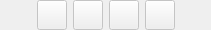
<?xml version="1.0" encoding="UTF-8"?>
<ui version="4.0">
 <class>GameModuleA</class>
 <widget class="QFrame" name="GameModuleA">
  <property name="geometry">
   <rect>
    <x>0</x>
    <y>0</y>
    <width>211</width>
    <height>30</height>
   </rect>
  </property>
  <property name="windowTitle">
   <string>Frame</string>
  </property>
  <layout class="QHBoxLayout" name="horizontalLayout">
   <property name="leftMargin">
    <number>0</number>
   </property>
   <property name="topMargin">
    <number>0</number>
   </property>
   <property name="rightMargin">
    <number>0</number>
   </property>
   <property name="bottomMargin">
    <number>0</number>
   </property>
   <item>
    <spacer name="horizontalSpacer">
     <property name="orientation">
      <enum>Qt::Horizontal</enum>
     </property>
     <property name="sizeHint" stdset="0">
      <size>
       <width>27</width>
       <height>20</height>
      </size>
     </property>
    </spacer>
   </item>
   <item>
    <widget class="QPushButton" name="pushButton">
     <property name="enabled">
      <bool>false</bool>
     </property>
     <property name="sizePolicy">
      <sizepolicy hsizetype="Minimum" vsizetype="Minimum">
       <horstretch>0</horstretch>
       <verstretch>0</verstretch>
      </sizepolicy>
     </property>
     <property name="minimumSize">
      <size>
       <width>30</width>
       <height>30</height>
      </size>
     </property>
     <property name="maximumSize">
      <size>
       <width>30</width>
       <height>30</height>
      </size>
     </property>
     <property name="text">
      <string/>
     </property>
     <property name="flat">
      <bool>false</bool>
     </property>
    </widget>
   </item>
   <item>
    <widget class="QPushButton" name="pushButton_2">
     <property name="enabled">
      <bool>false</bool>
     </property>
     <property name="minimumSize">
      <size>
       <width>30</width>
       <height>30</height>
      </size>
     </property>
     <property name="maximumSize">
      <size>
       <width>30</width>
       <height>30</height>
      </size>
     </property>
     <property name="text">
      <string/>
     </property>
     <property name="flat">
      <bool>false</bool>
     </property>
    </widget>
   </item>
   <item>
    <widget class="QPushButton" name="pushButton_3">
     <property name="enabled">
      <bool>false</bool>
     </property>
     <property name="sizePolicy">
      <sizepolicy hsizetype="Minimum" vsizetype="Minimum">
       <horstretch>0</horstretch>
       <verstretch>0</verstretch>
      </sizepolicy>
     </property>
     <property name="minimumSize">
      <size>
       <width>30</width>
       <height>30</height>
      </size>
     </property>
     <property name="maximumSize">
      <size>
       <width>30</width>
       <height>30</height>
      </size>
     </property>
     <property name="text">
      <string/>
     </property>
     <property name="flat">
      <bool>false</bool>
     </property>
    </widget>
   </item>
   <item>
    <widget class="QPushButton" name="pushButton_4">
     <property name="enabled">
      <bool>false</bool>
     </property>
     <property name="sizePolicy">
      <sizepolicy hsizetype="Minimum" vsizetype="Minimum">
       <horstretch>0</horstretch>
       <verstretch>0</verstretch>
      </sizepolicy>
     </property>
     <property name="minimumSize">
      <size>
       <width>30</width>
       <height>30</height>
      </size>
     </property>
     <property name="maximumSize">
      <size>
       <width>30</width>
       <height>30</height>
      </size>
     </property>
     <property name="text">
      <string/>
     </property>
     <property name="flat">
      <bool>false</bool>
     </property>
    </widget>
   </item>
   <item>
    <spacer name="horizontalSpacer_2">
     <property name="orientation">
      <enum>Qt::Horizontal</enum>
     </property>
     <property name="sizeHint" stdset="0">
      <size>
       <width>28</width>
       <height>20</height>
      </size>
     </property>
    </spacer>
   </item>
  </layout>
 </widget>
 <resources/>
 <connections/>
</ui>
